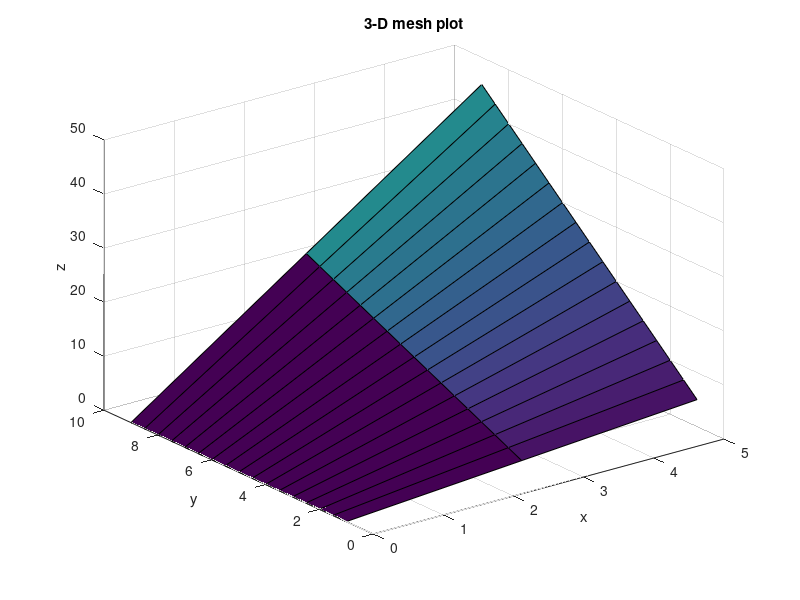

Write MATLAB code to recreate this figure.
%3d surface plot
clear All
clc
close all
x =0:2.5:6;
y=1:0.5:9;
[x,y]=meshgrid(x,y);
z=x.*y;
surf(x,y,z);
xlabel('x');
ylabel('y');
zlabel('z');
title('3-D mesh plot');